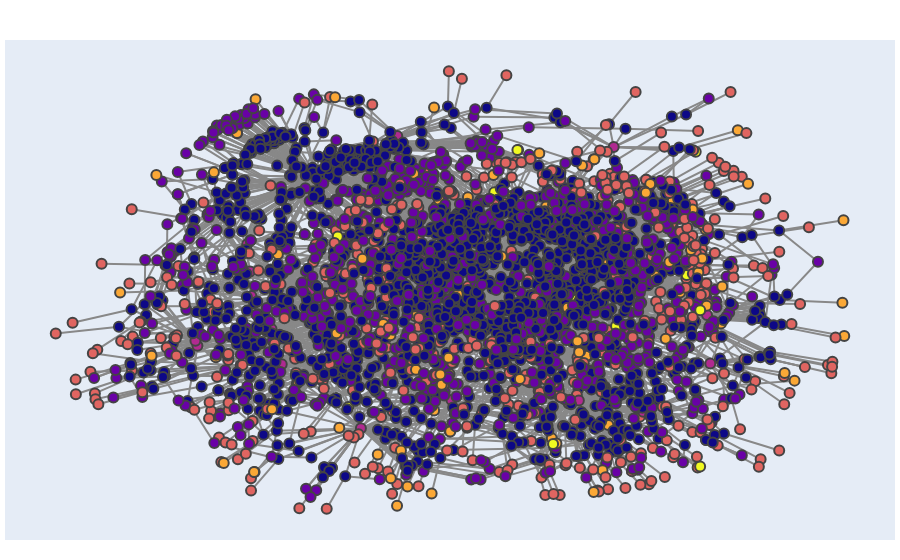

This figure's notebook cell:
### Code cell
show_graph(graph_twitter)

### Figure 1 — Plotly figure (JSON) as saved in the notebook; plotly's stock layout.template omitted (floating-point values rounded to 4 significant figures; data arrays with more than 128 entries replaced by an {"elided": "..."} marker saying what was removed)
{"data": [{"hoverinfo": "none", "line": {"color": "#888", "width": 2}, "mode": "lines", "type": "scatter", "x": {"elided": "13416 float values"}, "y": {"elided": "13416 float values"}}, {"hoverinfo": "text", "marker": {"color": {"elided": "3287 int values"}, "line": {"width": 2}, "size": 10}, "mode": "markers", "type": "scatter", "x": {"elided": "3287 float values"}, "y": {"elided": "3287 float values"}}], "layout": {"hovermode": "closest", "margin": {"b": 20, "l": 5, "r": 5, "t": 40}, "showlegend": false, "xaxis": {"showgrid": false, "showticklabels": false, "zeroline": false}, "yaxis": {"showgrid": false, "showticklabels": false, "zeroline": false}}}
